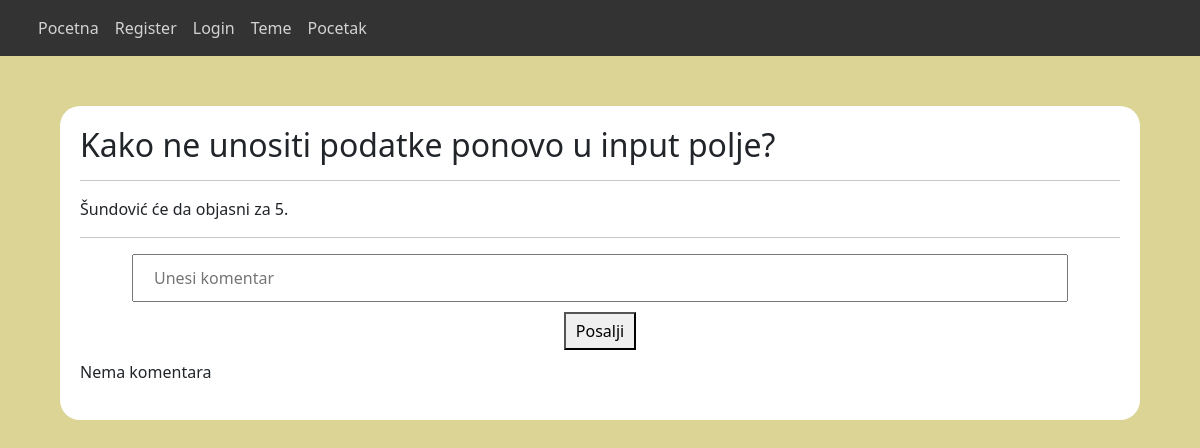
The app's page /zadaci/forum/php/diskusija.php?id=5 with its own data.
### tables this page shows
CREATE TABLE `teme` (
  `id` int(11) NOT NULL,
  `naziv_teme` varchar(50) NOT NULL,
  `opis_teme` text NOT NULL,
  `datum_kreiranja` varchar(50) NOT NULL,
  `email` varchar(50) NOT NULL
);

### zadaci/forum/php/diskusija.php (the view, shortened to what this page needs)
<!DOCTYPE html>
<?php
if (empty($_SESSION['ime'])) {
    $komentar = $komentarErr = $stanje = $email = $psw = $ime = $prezime = $_SESSION['ime'] = $_SESSION['prezime'] = $_SESSION['mejl'] = $_SESSION['sifra'] = "";
} else {
    $komentar = $komentarErr = $stanje = $email = $psw = $ime = $prezime = "";
}
?>
<html lang="en">
<head>
    <link rel="stylesheet" href="https://unpkg.com/aos@next/dist/aos.css" />
    <link href="https://cdn.jsdelivr.net/npm/bootstrap@5.2.2/dist/css/bootstrap.min.css" rel="stylesheet"
>
    <link rel="stylesheet" href="../layout/style.css">
</head>
<body>
    <header>
        <div class="container">
            <div class="row">
                <nav class="navbar navbar-expand-lg">
                    <div class="col-md-6">
                        <ul class="navbar-nav me-auto mb-2 mb-lg-0 ">
                            <li class="nav-item">
                                <a class="nav-link" href="../index.php">Pocetna</a>
                            </li>
                            <li class="nav-item">
                                <a class="nav-link" href="./register.php">Register</a>
                            </li>
                            <li class="nav-item">
                                <a class="nav-link" href="./login.php">Login</a>
                            </li>
                            <li class="nav-item">
                                <a class="nav-link" href="./tema.php">Teme</a>
                            </li>
                            <li class="nav-item">
                                <a class="nav-link" href="../../../index.php">Pocetak</a>
                            </li>
                        </ul>
                    </div>
                </nav>
            </div>
        </div>
    </header>
    <section id="tema">
        <?php
        require './konekcija.php';
        $id = $_GET['id'];
        $sql = "SELECT * FROM teme WHERE id = '$id' LIMIT 1";
        $res = mysqli_query($conn, $sql);
        if (mysqli_num_rows($res) > 0) {
            while ($row = mysqli_fetch_assoc($res)) {
                echo '<h2>' . $row['naziv_teme'] . '</h2>
                    <hr>
                    <p> ' . $row['opis_teme'] . ' </p>
                    <hr>
                    <div id="komentar-blok" >
                        <form method="POST" action="' . htmlspecialchars($_SERVER["PHP_SELF"]) . '">
                            <input name="komentar" id="komentar" style="padding: 10px 20px; width: 90%; display: block; margin: auto;" type="text" placeholder="Unesi komentar" />
                            <button type="submit" style="padding: 5px 10px; display: block; margin: 10px auto;">Posalji</button>
                            ' . $komentarErr . '
                        </form>
                    </div>
                ';
                $sql1 = "SELECT * FROM komentari WHERE id_teme = '$id'";
                $res1 = mysqli_query($conn, $sql1);
                if(mysqli_num_rows($res1) > 0) {
                    echo '<h3 style="text-align: center;">Komentari</h3>';
                    while ($row1 = mysqli_fetch_assoc($res1)) {
                        echo 'Autor: ' . $row['email'];
                        echo 'Komentar: ' . $row1['tekst'];
                    }
                }else {
                    echo '<p>Nema komentara</p>';
                }
            }
        }
        ?>
    </section>
</body>
</html>

### zadaci/forum/layout/style.css (style rules this page uses)
* { margin: 0; padding: 0; }
body { background-color: rgb(219, 212, 148); }
header { background-color: #333; }
header nav .col-md-6 ul li a { color: #d3d3d3; }
header nav .col-md-6 a { color: #d3d3d3; text-decoration: none; transition: .2s; float: right; }
section#tema { width: 90%; margin: 50px auto 0 auto; }
section#tema, section#forma .container { background-color: #fff; border-radius: 20px; padding: 20px; }

### records on screen
teme: naziv_teme "Kako ne unositi podatke ponovo u input polje?", opis_teme "Šundović će da objasni za 5."
